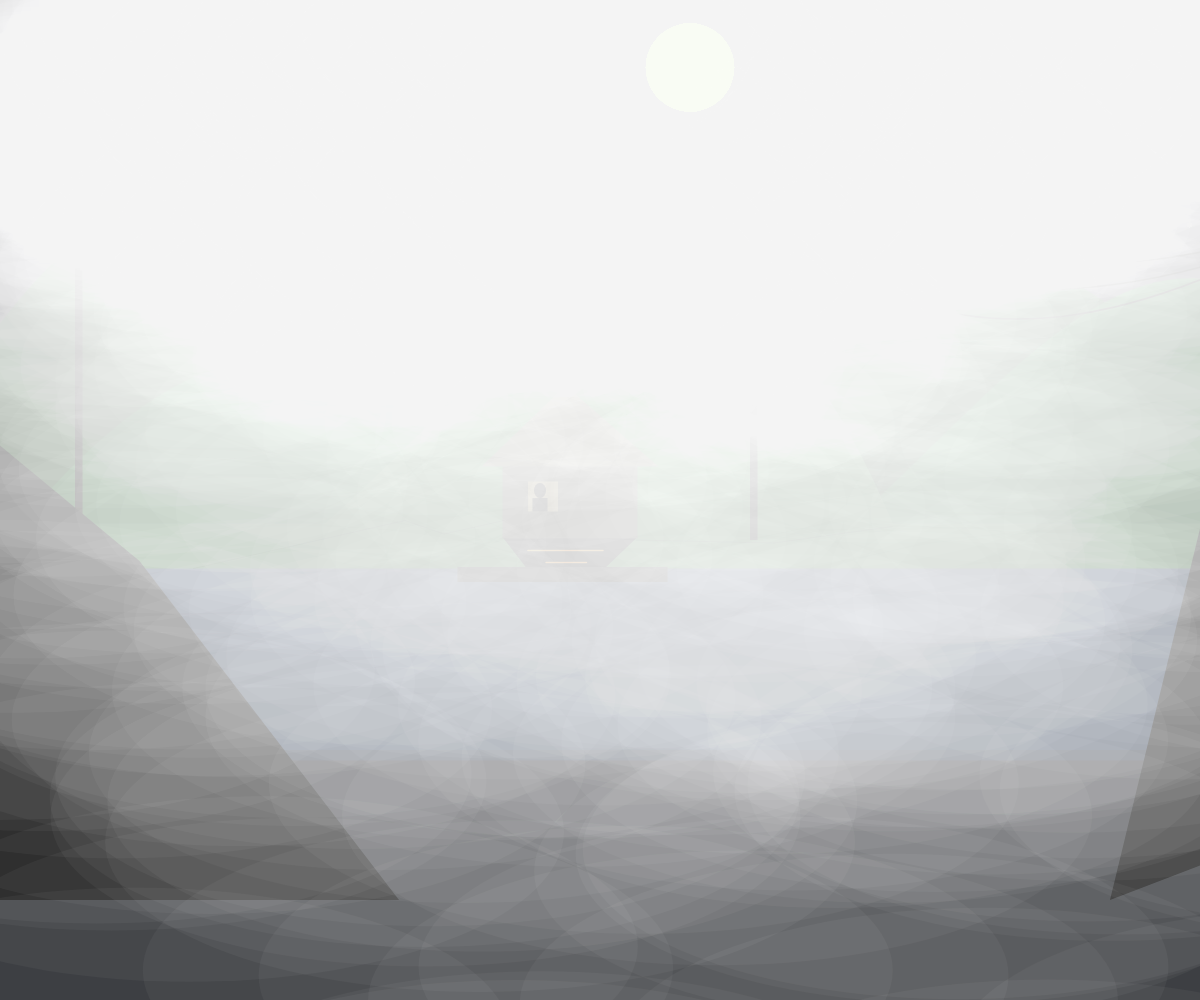
Frame 1 (no input)
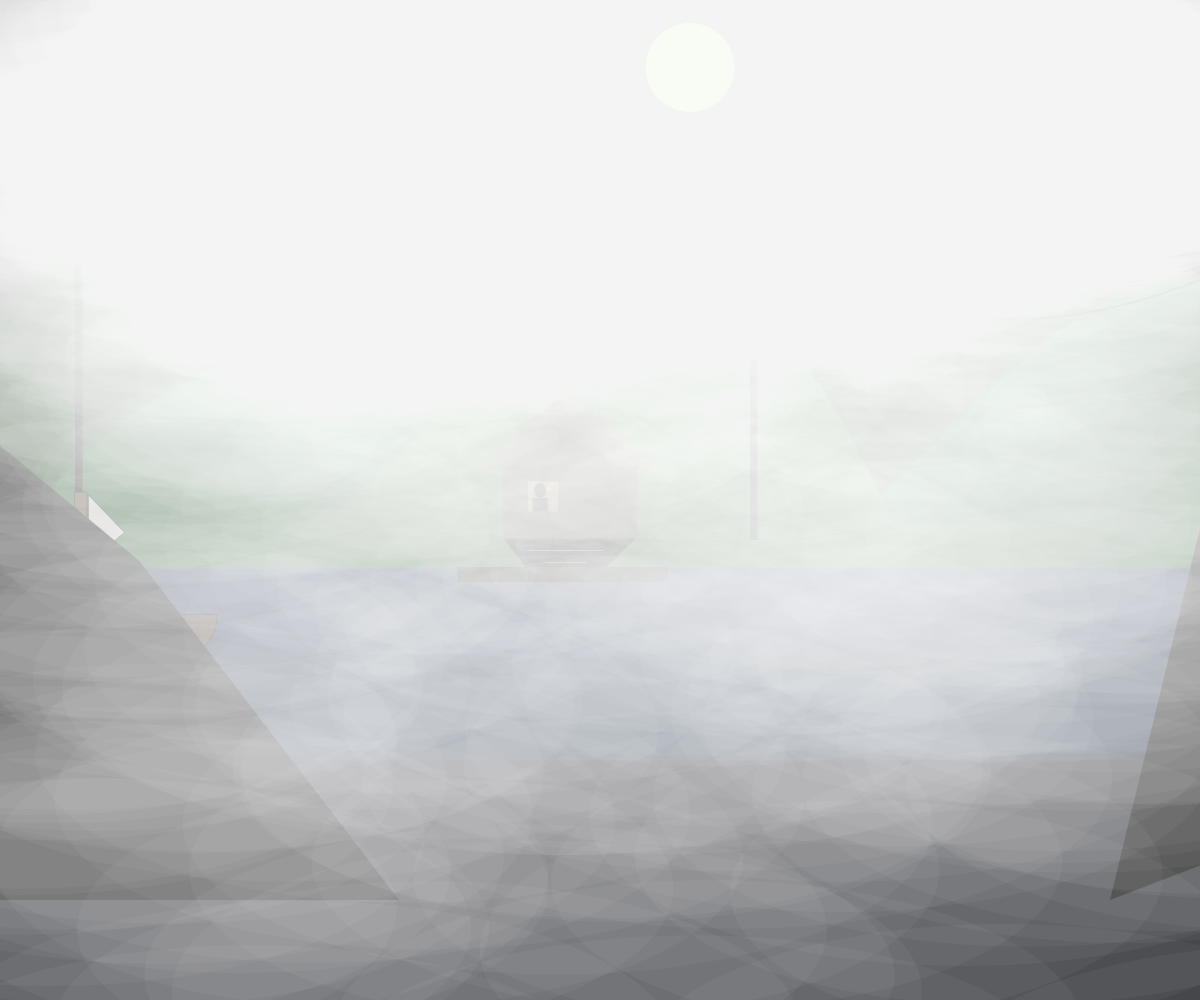
Frame 60 (no input)
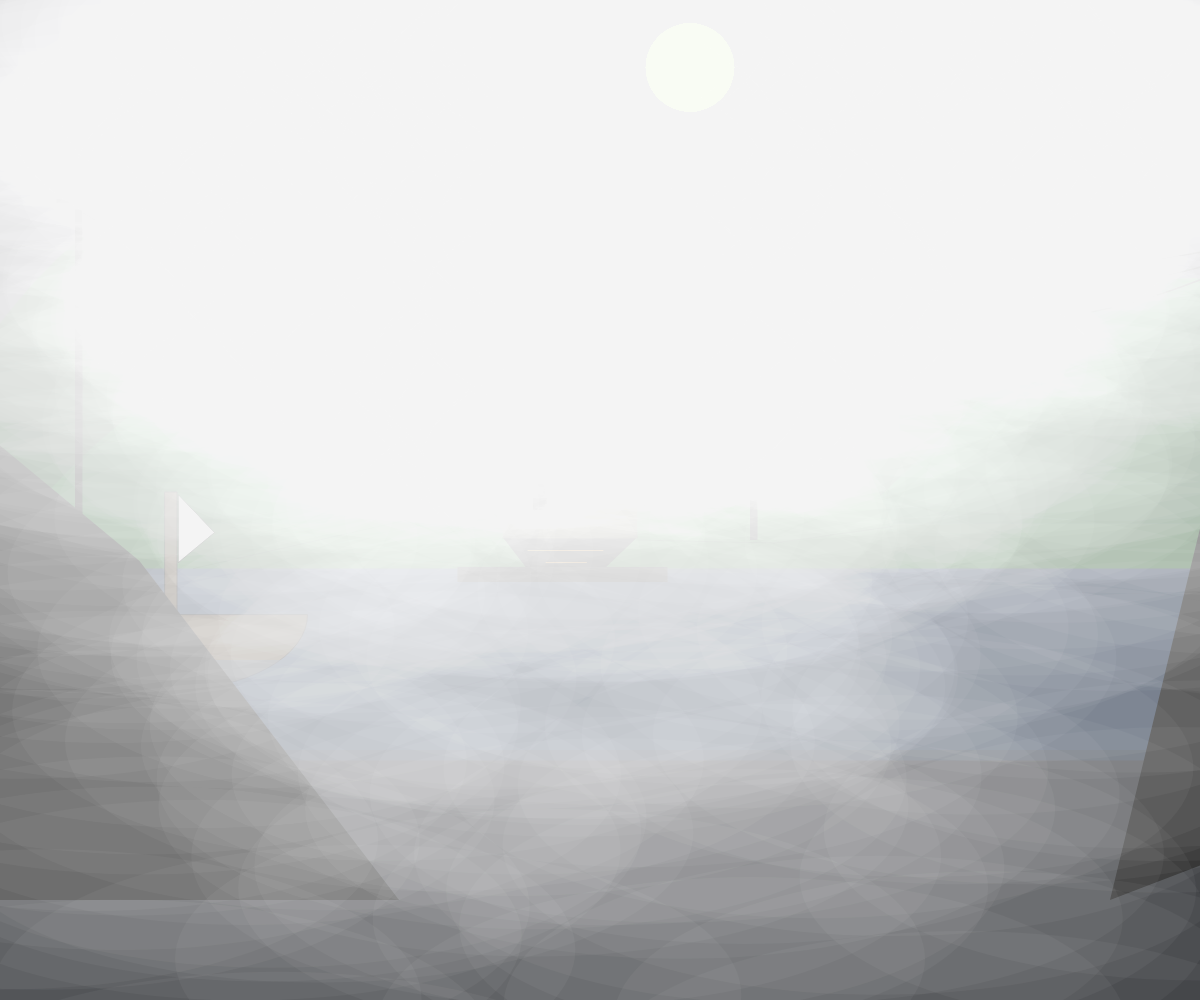
Frame 120 (the mouse pressed at the canvas centre since frame 60)

The p5.js sketch that drew these frames (run headless with seeded random() and noise() and a simulated clock; from frame 60 on, the mouse is pressed at the canvas centre):

// p5.js sketch
// ── sketch.js
let drops = [];
let option = 1;
let scene;
let foggy;


function setup() {
  option = 1;
  scene = new Views();
  foggy = new Fog();

  createCanvas(windowWidth, windowHeight);

  for (let i = 0; i < 110; i++) {
    drops.push(new Rain());
  }
}


function draw() {
  //taken out because didnt fit in scene
  // if (option == 1) {
  //   background(0);
  //   for (let i = 0; i < drops.length; i++) {
  //     drops[i].fall();
  //     drops[i].display();
  //   }
  // }


  if (option == 1) {
    background(36, 39, 43);
    scale(1.5);
    scene.display();
    scene.drawStars();
    scene.drawBoat();
    scene.makeWaterOverlap();
    scene.shine();
    scene.drawRocks();
    scene.sail();
    if (foggy.checkAlive()) {
      foggy.display();
    }
  }


  if (option == 2) {
    scale(1.5);
    background(23, 23, 31);
    scene.display();
    scene.drawCloud(400, 80);
    scene.drawCloud(300, 20);
    scene.drawCloud(540, 30);
    scene.drawCloud(150, 60);
    scene.drawCloud(20, 30);
    scene.drawCloud(700, 30);
    scene.drawCloud(860, 60);
    scene.drawBoat();
    scene.sail();
    scene.makeWaterOverlap();
    scene.drawRocks();
    for (let i = 0; i < drops.length; i++) {
      drops[i].fall();
      drops[i].display();
    }
  }


}

// ── fog.js
class Fog {
  constructor() {
    this.x;
    this.y;
    this.o = 10;
    this.alive = true;
    this.timer = millis();
  } // end of constructor


  /*i tried to make it so opacity of the foggy
  fades more consistently but this freezes the screen*/
  // fade() {
  //   for (i = 20; i > 0; i -= 5) {
  //     this.o -= i;
  //   }
  // }


  //this fog method makes the whole screen super laggy
  //update: i made the circles bigger and created less circle
  display() {
    for (this.x = 700; this.x < 1000; this.x += 20) {
      for (this.y = 0; this.y < 800; this.y += 20) {
        fill(255, 255, 255, this.o);
        ellipse(random(this.x), random(this.y), 500, 200);
      }
    }
  } //end of display method


  /*Lilly Lin the TA helped me with the timer function
  https://editor.p5js.org/lillylin/sketches/2HmXWEqLM */
  checkAlive() {
    if (millis() - this.timer > 4000) {
      this.o--;
    }
    if (millis() - this.timer > 6000) {
      this.alive = false;
    }
    return this.alive;
  } // end of checkAlive


} // end of class

// ── rain.js
class Rain {

  constructor() {
    this.x = random(width);
    this.y = random(height);
    this.speed = random(5, 9);
  } // end of constructor


  fall() {
    //rain falling
    this.y = this.y + this.speed;
    if (this.y > height) {
      this.y = 0;
    }
  } // end of fall method



  display() {
    noStroke();
    // raindrops
    if (option == 2) {
      stroke('#A6BDEA');
      line(this.x, this.y, this.x, this.y + 6);
    }
    // else if (option == 1) {
    //   fill(color(mouseX/5, mouseX/3, 255, 200));
    //   bezier(this.x, this.y, this.x+59, this.y+93, this.x-54, this.y+100, this.x, this.y);
    // }
  } // end of display method


} // end of class

// ── views.js
class Views {

  constructor() {
    this.move = 1;
    this.x = 0;
  } // end of constructor


  sail() {
    //boat moving
    this.x = this.x + this.move;
    if (option == 1) {
      if (this.x > windowWidth - 200) {
        option = 2;
        this.x = 100;
        this.x = this.x + this.move;
      }
    } else if (option == 2) {
      if (this.x > windowWidth - 200) {
        option = 1;
        this.x = 100;
        this.x = this.x + this.move;
      }
    }
  } // end of sail method


  shine() {
    //moonlight
    noStroke();
    fill(245, 252, 143, 10);
    beginShape();
    vertex(429, 50);
    vertex(488, 56);
    vertex(mouseX, 382);
    vertex(mouseX - 247, 382);
    endShape();
  } // end of shine method



  display() {
    //lake
    noStroke();
    fill(37, 51, 74);
    rect(0, 367, windowWidth, 133);

    //mountains
    noStroke();
    fill('#113116');
    bezier(500, 365, 100, 120, 124, 5, -100, 365);
    bezier(861, 364, 682, 15, 518, 213, 217, 338);
    fill('#16431E');
    bezier(350, 354, 224, 204, 138, 201, 9, 354);
    noStroke();
    push();
    fill('#16431E');
    translate(350, 0);
    bezier(600, 360, 463, 29, 336, 251, 204, 360);
    pop();
    fill(36, 80, 41);
    rect(0, 349, windowWidth, 30);
    bezier(600, 360, 463, 29, 336, 251, 204, 360);

    //steps
    fill(0);
    beginShape();
    vertex(352, 380);
    vertex(402, 380);
    vertex(425, 358);
    vertex(335, 358);
    vertex(352, 380);
    endShape();
    stroke('#A07022');
    line(352, 367, 402, 367);
    line(364, 375, 391, 375);

    //house
    noStroke();
    fill('#2E2E25');
    rect(335, 299, 90, 60);
    fill('#3D3E32');
    triangle(321, 311, 377, 257, 439, 311);
    if (option == 2) { //changes the window to black if key is pressed
      fill(0);
    } else {
      fill(184, 163, 106, 100);
    }
    rect(352, 321, 20, 20);

    //person
    fill(0);
    ellipse(360, 327, 8, 10);
    rect(355, 332, 10, 9);

    //docks
    fill(20);
    rect(305, 378, 140, 10);

    //grass
    stroke(0);
    strokeWeight(0.2);
    line(129, 379, 270, 347);
    line(270, 347, 296, 356);
    line(296, 356, 336, 347);
    line(424, 360, 516, 362);
    line(516, 362, 595, 351);

    //moon
    fill('#F9FCD4');
    noStroke();
    ellipse(460, 45, 60, 60);

    //landline
    fill(0);
    rect(50, 127, 5, 233);
    rect(500, 127, 5, 233);
    rect(900, 127, 5, 233);
    noFill();
    stroke(0);
    strokeWeight(1);
    bezier(504, 143, 331, 232, 192, 230, 56, 142);
    bezier(504, 143, 328, 210, 194, 204, 56, 142);
    bezier(499, 135, 323, 202, 189, 196, 51, 134);
    bezier(905, 136, 772, 208, 617, 215, 502, 140);
    bezier(905, 136, 772, 208, 643, 263, 502, 140);
    bezier(908, 133, 777, 193, 645, 189, 505, 137);
    fill(0);
    rect(38, 133, 30, 2);
    rect(488, 133, 30, 2);
    rect(888, 133, 30, 2);
    noStroke();

  } // end of display method


  drawBoat() {
    //boat
    stroke(0);
    strokeWeight(0.5);
    fill(180);
    triangle(this.x, 330, this.x + 24, 355, this.x, 375);
    fill('#403325');
    rect(this.x - 9, 328, 8, 100);
    arc(this.x - 4, 410, 180, 100, 0, PI, CHORD);
  } // end of drawBoat


  drawCloud(x_, y_) {
    //clouds
    fill(102, 102, 102);
    ellipse(x_ + 49, y_ + 14, 190, 50);
    ellipse(x_ - 4, y_, 70, 50);
    ellipse(x_ + 44, y_ - 4, 70, 60);
    ellipse(x_ + 93, y_, 70, 60);
    ellipse(x_, y_ + 20, 70, 60);
    ellipse(x_ + 50, y_ + 27, 90, 60);
    ellipse(x_ + 55, y_ + 20, 90, 60);
  } // end of drawCloud


  drawStars() {
    //stars
    fill(random(150, 250));
    ellipse(78, 40, 3, 3);
    ellipse(206, 90, 3, 3);
    ellipse(336, 40, 3, 3);
    ellipse(321, 149, 3, 3);
    ellipse(40, 112, 3, 3);
    ellipse(144, 95, 3, 3);
    ellipse(242, 37, 3, 3);
    ellipse(285, 90, 3, 3);
    ellipse(513, 130, 3, 3);
    ellipse(419, 109, 3, 3);
    ellipse(392, 177, 3, 3);
    ellipse(551, 55, 3, 3);
    ellipse(593, 150, 3, 3);
    ellipse(793, 150, 3, 3);
    ellipse(693, 100, 3, 3);
    ellipse(800, 30, 3, 3);
    ellipse(900, 50, 3, 3);
    ellipse(860, 70, 3, 3);
    ellipse(900, 170, 3, 3);
  } // end of drawStars


  drawRocks() {
    //rocks
    fill(0);
    beginShape();
    vertex(0, 297);
    vertex(93, 374);
    vertex(266, 600);
    vertex(0, 600);
    vertex(0, 303);
    endShape();
    //another rock
    beginShape();
    vertex(1000, 203);
    vertex(803, 340);
    vertex(740, 600);
    vertex(1000, 500);
    vertex(1000, 807);
    endShape();
  } // end of drawRocks


  makeWaterOverlap() {
    //lake water overlap
    noStroke();
    fill(37, 51, 74, 140);
    rect(0, 440, windowWidth, 67);
  } // end of makeWaterOverlap


} // end of class
